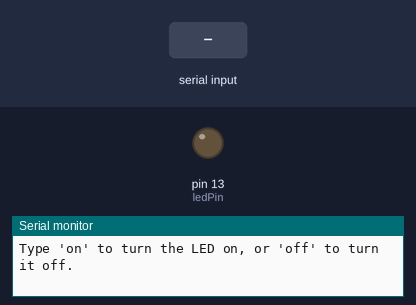
This sketch was run on a simulated Arduino Uno, built with avr-gcc and run on an emulated ATmega328P. On the bench: output pins drawn as LEDs (lit = HIGH), the last lines printed to the serial monitor. Inputs (shaded band) come from the test bench.

Above: at 1.2 s.
1.3 s: "on\n" received over Serial
At 2.0 s:
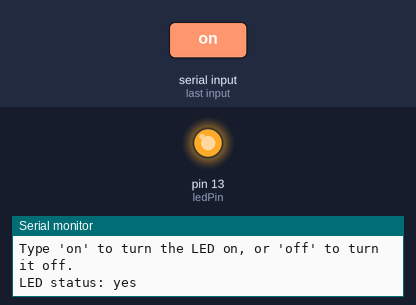
2.8 s: "off\n" received over Serial
At 3.1 s:
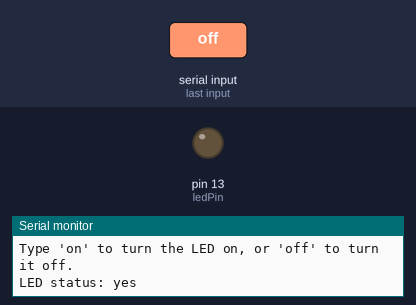
Timing chart, 0 to 5.8 s (numbered marks = the images above; inputs shaded):
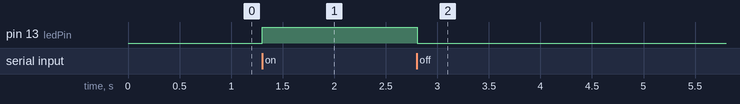

The sketch:

fuction_that_retuns_a_string.ino
```cpp
const int ledPin = 13;  // Pin where the LED is connected

void setup() {
  Serial.begin(9600);
  pinMode(ledPin, OUTPUT);
  Serial.println("Type 'on' to turn the LED on, or 'off' to turn it off.");
}

String ledStatus() {
  if (Serial.available()) {
    String input = Serial.readStringUntil('\n');  // Read input until a newline

    if (input == "on") {  // If input is 'on'
      digitalWrite(ledPin, HIGH);  // Turn the LED on
      return "yes";  // Return "yes" if LED is turned on
    } else if (input == "off") {  // If input is 'off'
      digitalWrite(ledPin, LOW);  // Turn the LED off
      return "no";  // Return "no" if LED is turned off
    } else {
      Serial.println("Invalid input. Please type 'on' or 'off'.");
      return "no";  // Return "no" if invalid input
    }
  }
  return "no";  // Default return if nothing is available to read
}

void loop() {
  String status = ledStatus();  // Get the status based on user input
  if (status != "no") {
    Serial.println("LED status: " + status);  // Print the LED status ("yes" or "no")
  }
}
```

Measured:
- after the input at 1.3 s, pin 13 (ledPin): LOW → HIGH at once
- after the input at 2.8 s, pin 13 (ledPin): HIGH → LOW at once
